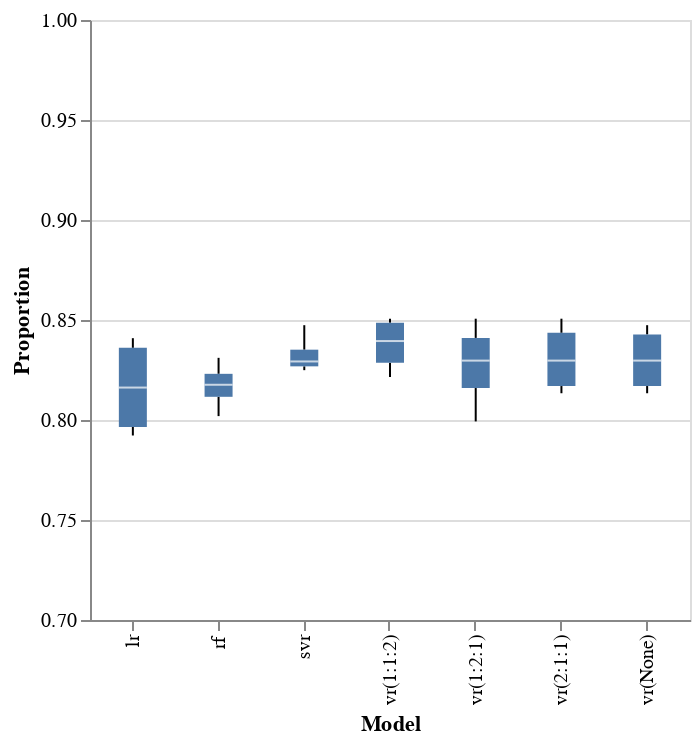

The notebook cell this image was saved under:
### Code cell
print(top_three_scores)

alt.Chart(top_three_scores).mark_boxplot().encode(
    alt.Y("Proportion:Q", scale=alt.Scale(domain=[0.7, 1])),
    x='Model',
).properties(width=300)

### Figure 1 — Vega-Lite specification as saved in the notebook (floating-point values rounded to 4 significant figures)
{"config": {"view": {"continuousWidth": 400, "continuousHeight": 300}}, "data": {"name": "data-381857b35d8304819af7f8ebff6678d1"}, "mark": "boxplot", "encoding": {"x": {"type": "nominal", "field": "Model"}, "y": {"type": "quantitative", "field": "Proportion", "scale": {"domain": [0.7, 1]}}}, "width": 300, "$schema": "https://vega.github.io/schema/vega-lite/v4.8.1.json", "datasets": {"data-381857b35d8304819af7f8ebff6678d1": [{"Model": "svr", "Proportion": 0.8275}, {"Model": "lr", "Proportion": 0.7923}, {"Model": "rf", "Proportion": 0.8204}, {"Model": "vr(None)", "Proportion": 0.8134}, {"Model": "vr(2:1:1)", "Proportion": 0.8134}, {"Model": "vr(1:2:1)", "Proportion": 0.7993}, {"Model": "vr(1:1:2)", "Proportion": 0.831}, {"Model": "svr", "Proportion": 0.8311}, {"Model": "lr", "Proportion": 0.8345}, {"Model": "rf", "Proportion": 0.8311}, {"Model": "vr(None)", "Proportion": 0.8412}, {"Model": "vr(2:1:1)", "Proportion": 0.8412}, {"Model": "vr(1:2:1)", "Proportion": 0.8378}, {"Model": "vr(1:1:2)", "Proportion": 0.848}, {"Model": "svr", "Proportion": 0.8249}, {"Model": "lr", "Proportion": 0.798}, {"Model": "rf", "Proportion": 0.8148}, {"Model": "vr(None)", "Proportion": 0.8182}, {"Model": "vr(2:1:1)", "Proportion": 0.8182}, {"Model": "vr(1:2:1)", "Proportion": 0.8215}, {"Model": "vr(1:1:2)", "Proportion": 0.8215}, {"Model": "svr", "Proportion": 0.8474}, {"Model": "lr", "Proportion": 0.8409}, {"Model": "rf", "Proportion": 0.8019}, {"Model": "vr(None)", "Proportion": 0.8474}, {"Model": "vr(2:1:1)", "Proportion": 0.8506}, {"Model": "vr(1:2:1)", "Proportion": 0.8506}, {"Model": "vr(1:1:2)", "Proportion": 0.8506}]}}
